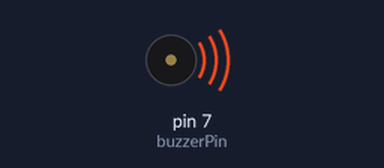
Recording of a sketch running on a simulated Arduino Uno, built with avr-gcc and run on an emulated ATmega328P. Shown: buzzer (waves = sounding).

Above: at 1.2 s.
At 4.5 s:
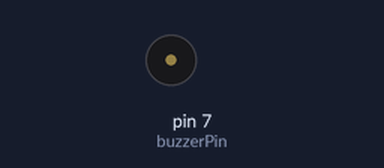
Timing chart, 0 to 5.6 s (numbered marks = the images above):
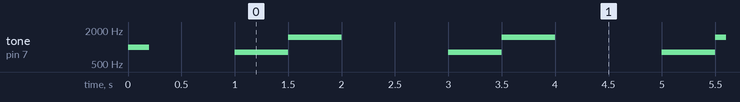

The sketch:

Day21_Buzzer_Test.ino
```cpp
// Day 21 - Exercise 4: Test the buzzer alone
// Buzzer positive -> pin 7, negative -> GND
// tone(pin, frequency, duration) plays a note; noTone(pin) stops it.
// A higher frequency gives a higher pitch.

const int buzzerPin = 7;

void setup() {
  tone(buzzerPin, 1000, 200);   // one short beep: 1000 Hz for 200 ms
  delay(1000);
}

void loop() {
  tone(buzzerPin, 800);         // low pitch
  delay(500);
  tone(buzzerPin, 1500);        // high pitch
  delay(500);
  noTone(buzzerPin);            // silence
  delay(1000);
}
```

Measured:
- by itself, tone on pin 7 (buzzerPin): plays 1000 Hz for 0.20 s, 800 Hz for 0.50 s, 1500 Hz for 0.50 s, 800 Hz for 0.50 s, 1500 Hz for 0.50 s, 800 Hz for 0.50 s … (131 notes in this stretch)
